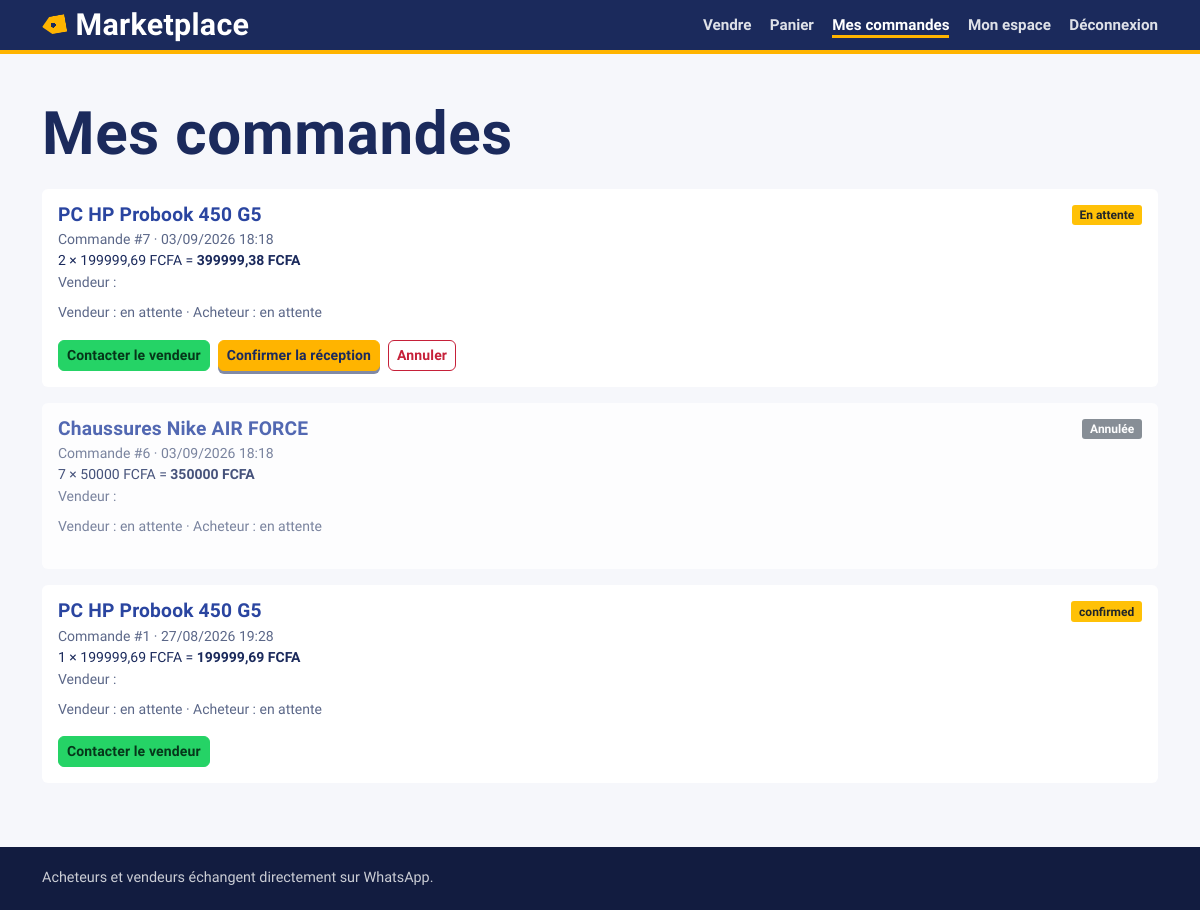
Page /orders/ (signed in) on the earlier database version.
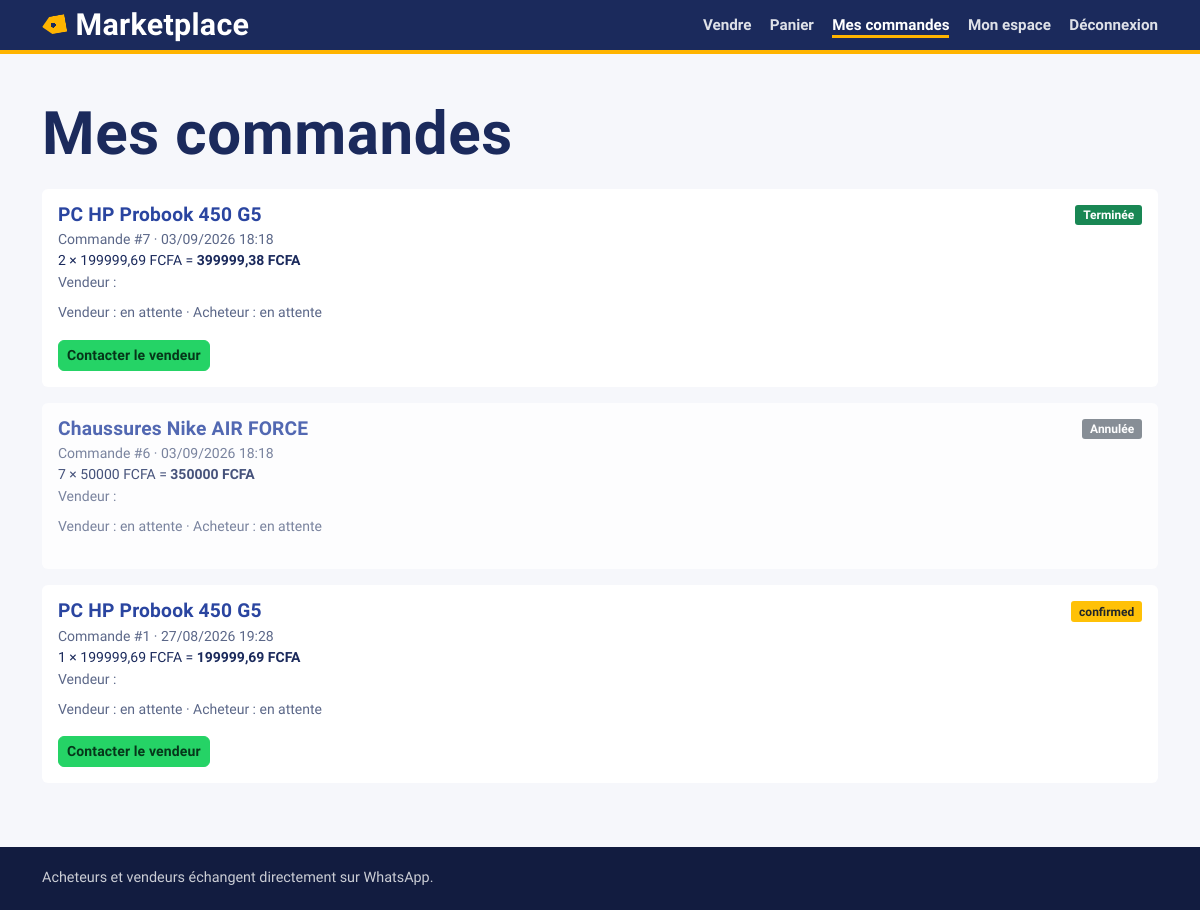
Same page on the later database version.
### orders/models.py (models this page shows, shortened)
class Order(models.Model):
    class Status(models.TextChoices):
        PENDING = "pending", "En attente"
        CANCELLED = "cancelled", "Annulée"
        COMPLETED = "completed", "Terminée"
    buyer = models.ForeignKey(
        settings.AUTH_USER_MODEL,
        on_delete=models.PROTECT,
        related_name="orders",
    )
    product = models.ForeignKey(
        Product,
        on_delete=models.PROTECT,
        related_name="orders",
    )
    quantity = models.PositiveIntegerField(validators=[MinValueValidator(1)])
    unit_price = models.DecimalField(max_digits=10, decimal_places=2)
    status = models.CharField(
        max_length=20,
        choices=Status.choices,
        default=Status.PENDING,
    )
    seller_confirmed = models.BooleanField("confirmée par le vendeur", default=False)
    buyer_confirmed = models.BooleanField("confirmée par l'acheteur", default=False)
    created_at = models.DateTimeField(auto_now_add=True)
    updated_at = models.DateTimeField(auto_now=True)
    completed_at = models.DateTimeField(null=True, blank=True)
    class Meta:
        verbose_name = "commande"
        verbose_name_plural = "commandes"
        ordering = ["-created_at"]
        indexes = [models.Index(fields=["status"])]
    @property
    def total(self):
        return self.unit_price * self.quantity
    @property
    def can_cancel(self):
        return self.status == self.Status.PENDING and not (
            self.seller_confirmed or self.buyer_confirmed
        )
    @staticmethod
    def _whatsapp_link(user, text):
        number = (user.whatsapp_number or "").lstrip("+")
        return f"https://wa.me/{number}?text={quote(text)}"
    @property
    def contact_seller_link(self):
        text = (
            f"Bonjour, je vous contacte au sujet de ma commande #{self.pk} "
            f"({self.quantity} × {self.product.name})."
        )
        return self._whatsapp_link(self.product.seller, text)

### products/models.py (models this page shows, shortened)
class Product(models.Model):
    class Condition(models.TextChoices):
        NEW = "new", "Neuf"
        LIKE_NEW = "like_new", "Comme neuf"
        GOOD = "good", "Bon état"
        USED = "used", "Occasion"
    seller = models.ForeignKey(
        settings.AUTH_USER_MODEL,
        on_delete=models.CASCADE,
        related_name="products",
    )
    category = models.ForeignKey(
        Category,
        on_delete=models.PROTECT,
        related_name="products",
    )
    name = models.CharField(max_length=200)
    description = models.TextField()
    image = models.ImageField(upload_to="products/%Y/%m/", blank=True)
    price = models.DecimalField(
        max_digits=10,
        decimal_places=2,
        validators=[MinValueValidator(Decimal("0.01"))],
    )
    quantity = models.PositiveIntegerField(default=1)
    condition = models.CharField(
        max_length=20,
        choices=Condition.choices,
        default=Condition.GOOD,
    )
    is_active = models.BooleanField(
        default=True,
        verbose_name="Article actif / en vente",
    )
    created_at = models.DateTimeField(auto_now_add=True)
    updated_at = models.DateTimeField(auto_now=True)
    class Meta:
        ordering = ["-created_at"]
        indexes = [models.Index(fields=["is_active", "-created_at"])]

### orders/views.py (the view)
# urls.py: path("",views.order_list,name="orders_list"),
@login_required
def order_list(request):
    orders = Order.objects.filter(buyer=request.user).select_related("product__seller")
    return render(request, "orders/orders.html", {"orders": orders})

### orders/templates/orders/orders.html (shortened to what this page needs)
{% extends "base.html" %}
{% block content %}
<h1 class="h3 mb-4">Mes commandes</h1>
{% for order in orders %}
    {% include "orders/_order_item.html" with order=order role="buyer" %}
{% empty %}
    <p class="text-muted">Aucune commande effectuée.</p>
{% endfor %}
{% endblock %}

### orders/templates/orders/_order_item.html (shortened to what this page needs)
<div class="card border-0 shadow-sm mb-3 rder-card order-{{ order.status }}">
    <div class="card-body">
        <div class="d-flex justify-content-between align-items-start flex-wrap gap-2">
            <div>
                <h3 class="h6 mb-1">
                    <a class="text-decoration-none" href="{% url 'product_detail' order.product.id %}">{{ order.product.name }}</a>
                </h3>
                <div class="small text-muted">Commande #{{ order.id }} · {{ order.created_at|date:"d/m/Y H:i" }}</div>
                <div class="small">
                    {{ order.quantity }} × {{ order.unit_price|floatformat:"-2" }} FCFA =
                    <strong>{{ order.total|floatformat:"-2" }} FCFA</strong>
                </div>
                <div class="small text-muted">
                    {% if role == "seller" %}
                        Acheteur : {{ order.buyer.first_name }} {{ order.buyer.last_name }}
                    {% else %}
                        Vendeur : {{ order.product.seller.first_name }} {{ order.product.seller.last_name }}
                    {% endif %}
                </div>
            </div>
            <span class="badge {% if order.status == 'completed' %}bg-success{% elif order.status == 'cancelled' %}bg-secondary{% else %}bg-warning text-dark{% endif %}">
                {{ order.get_status_display }}
            </span>
        </div>
        <div class="small mt-2 text-muted">
            Vendeur : {% if order.seller_confirmed %}✔ a confirmé{% else %}en attente{% endif %}
            · Acheteur : {% if order.buyer_confirmed %}✔ a confirmé{% else %}en attente{% endif %}
        </div>
        <div class="d-flex flex-wrap gap-2 mt-3">
            {% if order.status != "cancelled" %}
                {% if role == "seller" %}
                    <a class="btn btn-success btn-sm" href="{{ order.contact_buyer_link }}" target="_blank" rel="noopener">Contacter l'acheteur</a>
                {% else %}
                    <a class="btn btn-success btn-sm" href="{{ order.contact_seller_link }}" target="_blank" rel="noopener">Contacter le vendeur</a>
                {% endif %}
            {% endif %}
            {% if order.status == "pending" %}
                {% if role == "seller" and not order.seller_confirmed %}
                    <form method="post" action="{% url 'seller_status_confirm' order.id %}" data-confirm="Confirmer que la commande a bien été remise ?">
                        {% csrf_token %}
                        <button class="btn btn-primary btn-sm" type="submit">Confirmer (commande remise)</button>
                    </form>
                {% elif role == "buyer" and not order.buyer_confirmed %}
                    <form method="post" action="{% url 'buyer_status_confirm' order.id %}" data-confirm="Confirmer que vous avez bien reçu la commande ?">
                        <button class="btn btn-primary btn-sm" type="submit">Confirmer la réception</button>
                    </form>
                {% endif %}
                {% if order.can_cancel %}
                    <form method="post" action="{% url 'cancel_order' order.id %}"
                          data-confirm="return confirm('Annuler cette commande ?');">
                        <button class="btn btn-outline-danger btn-sm" type="submit">Annuler</button>
                    </form>
                {% endif %}
            {% endif %}
        </div>
    </div>
</div>

Differences in the rows shown:
changed Order id 7: status "En attente" → "Terminée"; no longer shows "Confirmer la réception Annuler"
